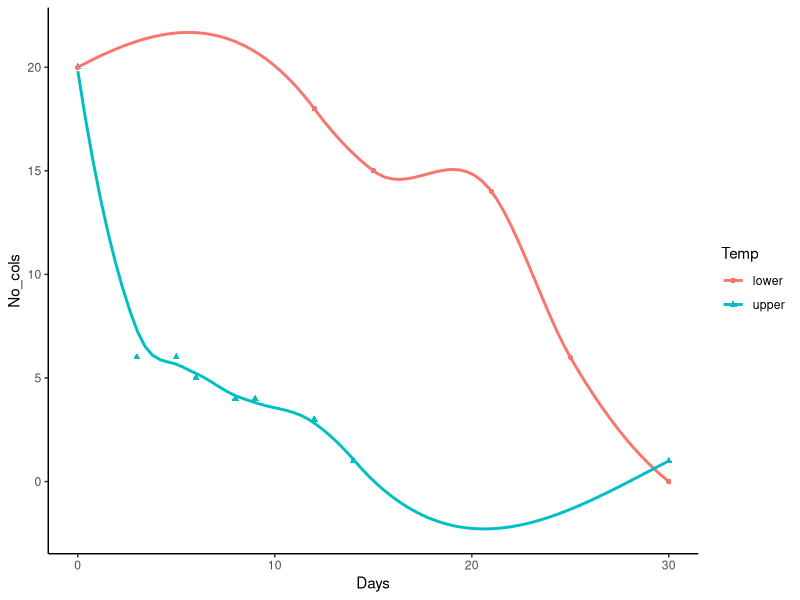
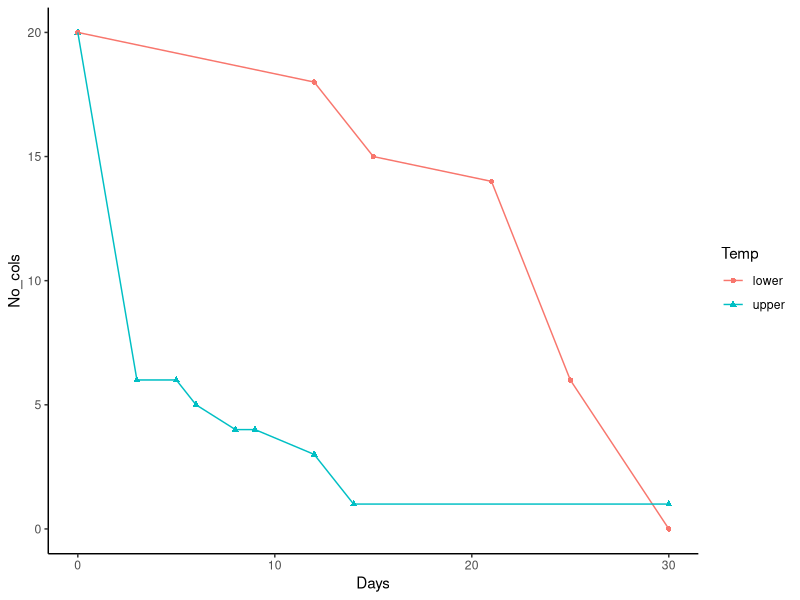

The R source for these figures, in order:
## ---- chunk 1
library(tidyverse)
## ---- chunk 2

upper <- read.csv("../data/upper_temp.csv")
lower <- read.csv("../data/lower_temp.csv")

## ---- chunk 3
upper
lower

## ---- chunk 4
upper <- upper %>%
  mutate(Days = round(x,0), .keep = "unused") %>%
  mutate(No_cols = round(y,0), .keep = "unused") %>%
  mutate(Temp = "upper")

## ---- chunk 5
lower <- lower %>%
  mutate(Days = round(x,0), .keep = "unused") %>%
  mutate(No_cols = round(y,0), .keep = "unused") %>%
  mutate(Temp = "lower")

## ---- chunk 6
upper
lower
## ---- chunk 7
coral_data <-
  bind_rows(upper, lower)
## ---- chunk 8
coral_data

## ---- chunk 9
coral_data %>%
  ggplot(aes(x = Days, # make a ggplot # edit aesthetics #label x axis as Days
             y = No_cols, # label y axis as Number of columns (No_cols)
             group = Temp, # group by temperature (upper & lower)
             shape = Temp, # assig different shapes to each temp variable
             colour = Temp)) + # assign different colours to each temp variable
  geom_point() + # put in dots/shapes for data points
  geom_smooth(se = FALSE) + # connect points with a smooth line & lose standard error bar
  theme_classic() # change colour theme to classic (lose grey background)
## ---- chunk 10
coral_data %>%
  ggplot(aes(x = Days, y = No_cols, group = Temp, shape = Temp, colour = Temp)) + 
  geom_point() +
  geom_line()+ # insert line
  #geom_smooth(se = FALSE) + # lose smooth line
  theme_classic()
